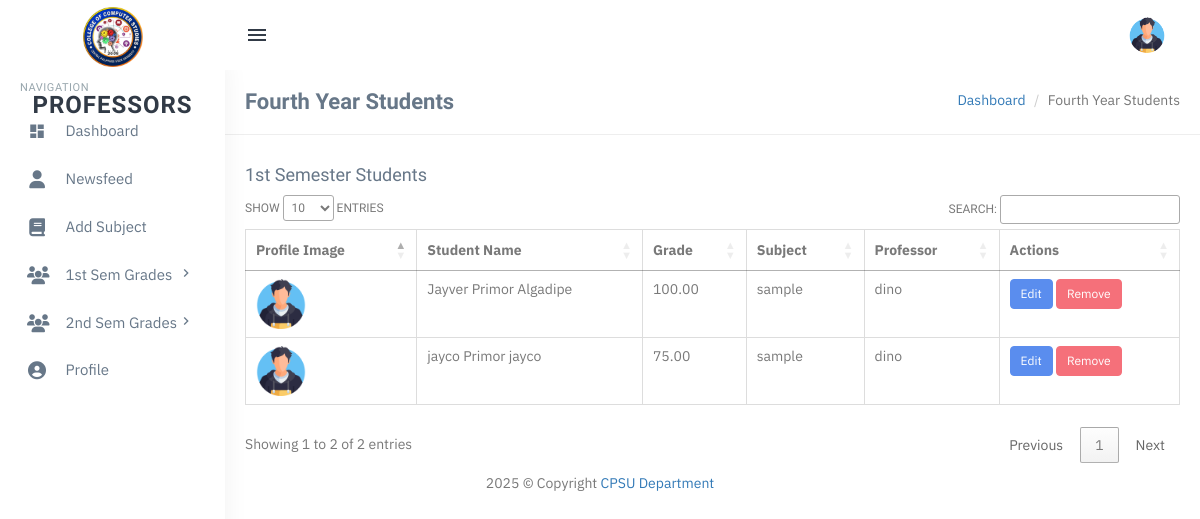
The page /users/professor/students-4th-year.php (signed in) on the database as committed earlier.
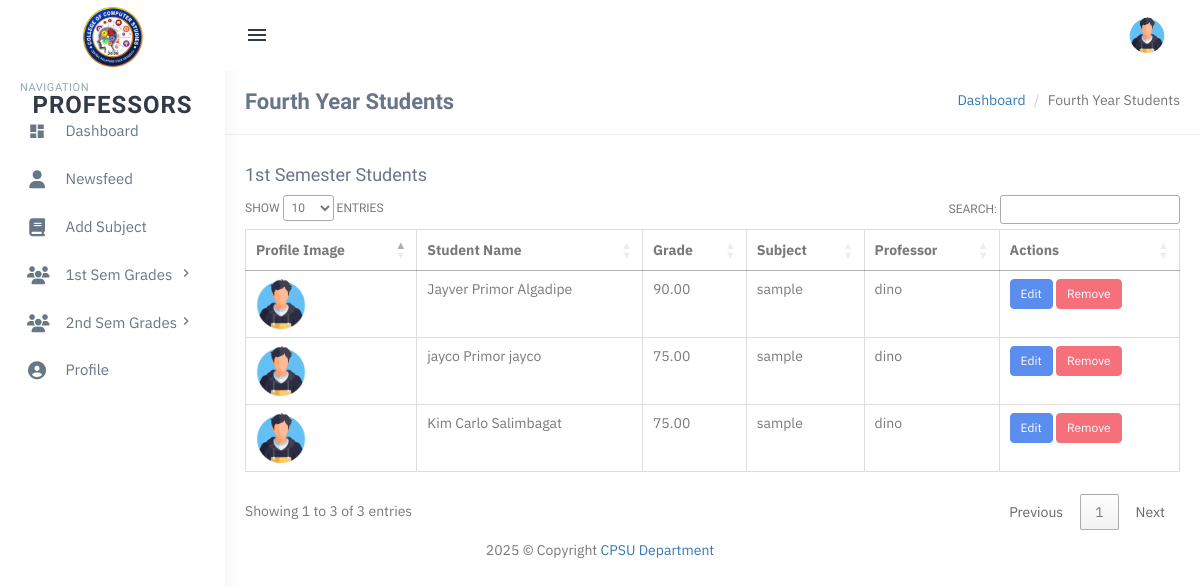
The same page on the database as committed later.
### tables this page shows
CREATE TABLE `first_semester_students` (
  `id` int(11) NOT NULL,
  `student_id` int(11) NOT NULL,
  `grade` decimal(5,2) DEFAULT NULL,
  `subject_id` int(11) NOT NULL,
  `professor_id` int(11) DEFAULT NULL,
  `semester` enum('1st Semester','2nd Semester') DEFAULT '1st Semester',
  `date_added` timestamp NOT NULL DEFAULT current_timestamp(),
  `full_name` varchar(255) DEFAULT NULL
);

CREATE TABLE `users` (
  `id` int(11) NOT NULL,
  `full_name` varchar(255) NOT NULL,
  `email` varchar(255) NOT NULL,
  `password` varchar(255) NOT NULL,
  `role` enum('student','professor') NOT NULL,
  `year` varchar(255) DEFAULT NULL,
  `profile_image` varchar(255) DEFAULT './assets/profile-images/default-profile.png',
  `created_at` timestamp NOT NULL DEFAULT current_timestamp(),
  `year_level` varchar(20) DEFAULT 'Unassigned'
);

CREATE TABLE `subjects` (
  `id` int(11) NOT NULL,
  `subject_name` varchar(255) NOT NULL,
  `semester` enum('1st Semester','2nd Semester') NOT NULL,
  `created_at` timestamp NOT NULL DEFAULT current_timestamp()
);

CREATE TABLE `professors` (
  `id` int(11) NOT NULL,
  `full_name` varchar(255) NOT NULL,
  `email` varchar(255) NOT NULL,
  `password` varchar(255) NOT NULL,
  `created_at` timestamp NOT NULL DEFAULT current_timestamp(),
  `profile_image` varchar(255) DEFAULT NULL,
  `year_level` varchar(20) DEFAULT 'Unassigned'
);

### users/professor/students-4th-year.php (the view, shortened to what the changed rows need)
                        <?php
                        include('includes/config.php');
                        $students_query = mysqli_query($con, "
SELECT u.id AS student_id, u.full_name, u.profile_image, u.created_at,
       fs.grade, fs.subject_id, fs.professor_id,
       s.subject_name, p.full_name AS professor_name
FROM users u
LEFT JOIN first_semester_students fs ON u.id = fs.student_id
LEFT JOIN subjects s ON fs.subject_id = s.id
LEFT JOIN professors p ON fs.professor_id = p.id
WHERE u.role = 'student'
  AND u.year = '4th Year'
ORDER BY u.id ASC
");
                        $first_sem_students = mysqli_fetch_all($students_query, MYSQLI_ASSOC);
                        ?>
                        <?php include('includes/topheader.php'); ?>
                        <?php include('includes/leftsidebar.php'); ?>
                        <link rel="stylesheet" href="https://cdn.datatables.net/1.13.4/css/jquery.dataTables.min.css">
                        <div class="content-page">
                            <div class="content">
                                <div class="container">
                                    <div class="row">
                                        <div class="col-xs-12">
                                        </div>
                                    </div>
                                    <h4>1st Semester Students</h4>
                                    <table id="firstSemesterTable" class="table table-bordered">
                                        <thead>
                                            <tr>
                                                <th>Profile Image</th>
                                                <th>Student Name</th>
                                                <th>Grade</th>
                                                <th>Subject</th>
                                                <th>Professor</th>
                                                <th>Actions</th>
                                            </tr>
                                        </thead>
                                        <tbody>
                                            <?php foreach ($first_sem_students as $student) { ?>
                                                <tr>
                                                    <td>
                                                        <img src="<?php echo (!empty($student['profile_image']) && file_exists('../student/assets/profile-images/' . basename($student['profile_image'])))
                                                                        ? '../student/assets/profile-images/' . basename($student['profile_image'])
                                                                        : '../student/assets/profile-images/default-profile.png'; ?>"
                                                            alt="Profile Image" style="width: 50px; height: 50px;">
                                                    </td>
                                                    <td><?php echo htmlentities($student['full_name']); ?></td>
                                                    <td>
                                                        <?php if (!empty($student['grade'])) { ?>
                                                            <span><?php echo $student['grade']; ?></span>
                                                        <?php } else { ?>
                                                            <input type="number" class="form-control grade-input"
                                                                data-student-id="<?php echo $student['student_id']; ?>">
                                                        <?php } ?>
                                                    </td>
                                                    <td>
                                                        <?php if (!empty($student['subject_name'])) { ?>
                                                            <span><?php echo $student['subject_name']; ?></span>
                                                        <?php } ?>
                                                    </td>
                                                    <td>
                                                        <?php if (!empty($student['professor_name'])) { ?>
                                                            <span><?php echo $student['professor_name']; ?></span>
                                                        <?php } ?>
                                                    </td>
                                                    <td>
                                                        <?php if (!empty($student['grade'])) { ?>
                                                            <button class="btn btn-primary btn-sm edit-grade-btn"
                                                                data-student-id="<?php echo $student['student_id']; ?>"
                                                                data-grade="<?php echo $student['grade']; ?>">
                                                                Edit
                                                            </button>
                                                            <form method="POST" action="students-4th-year.php" style="display:inline;">
                                                                <button type="submit" class="btn btn-danger btn-sm" onclick="return confirm('Are you sure you want to remove this grade?');">
                                                                    Remove
                                                                </button>
                                                            </form>
                                                        <?php } ?>
                                                    </td>
                                                </tr>
                                            <?php } ?>
                                        </tbody>
                                    </table>
                                </div>
                            </div>
                        </div>
                        <?php include('includes/footer.php'); ?>

Rows that differ between the two databases and show on the page:
changed first_semester_students "Jayver Primor Algadipe": grade "100.00" → "90.00"
added first_semester_students: student.profile_image (placeholder picture), student.full_name "Kim Carlo Salimbagat", grade "75.00", subject.subject_name "sample", professor.full_name "dino"
Other text that changed with them:
text written by a page script: "SHOW ENTRIES SEARCH: Showing 1 to 2 of 2 entries Previous 1 Next" → "SHOW ENTRIES SEARCH: Showing 1 to 3 of 3 entries Previous 1 Next"
